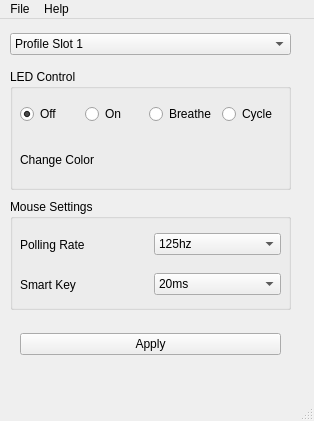
<?xml version="1.0" encoding="UTF-8"?>
<ui version="4.0">
 <class>MainWindow</class>
 <widget class="QMainWindow" name="MainWindow">
  <property name="geometry">
   <rect>
    <x>0</x>
    <y>0</y>
    <width>314</width>
    <height>421</height>
   </rect>
  </property>
  <property name="sizePolicy">
   <sizepolicy hsizetype="Preferred" vsizetype="Preferred">
    <horstretch>0</horstretch>
    <verstretch>0</verstretch>
   </sizepolicy>
  </property>
  <property name="windowTitle">
   <string>AYA Mouse Tool</string>
  </property>
  <widget class="QWidget" name="centralwidget">
   <widget class="QWidget" name="horizontalLayoutWidget_6">
    <property name="geometry">
     <rect>
      <x>10</x>
      <y>10</y>
      <width>281</width>
      <height>31</height>
     </rect>
    </property>
    <layout class="QHBoxLayout" name="hboxProfile" stretch="1">
     <item>
      <widget class="QComboBox" name="comboProfile">
       <item>
        <property name="text">
         <string>Profile Slot 1</string>
        </property>
       </item>
       <item>
        <property name="text">
         <string>Profile Slot 2</string>
        </property>
       </item>
       <item>
        <property name="text">
         <string>Profile Slot 3</string>
        </property>
       </item>
       <item>
        <property name="text">
         <string>Profile Slot 4</string>
        </property>
       </item>
       <item>
        <property name="text">
         <string>Profile Slot 5</string>
        </property>
       </item>
      </widget>
     </item>
    </layout>
   </widget>
   <widget class="QGroupBox" name="groupBox">
    <property name="geometry">
     <rect>
      <x>10</x>
      <y>50</y>
      <width>281</width>
      <height>121</height>
     </rect>
    </property>
    <property name="title">
     <string>LED Control</string>
    </property>
    <widget class="QWidget" name="layoutWidget">
     <property name="geometry">
      <rect>
       <x>10</x>
       <y>30</y>
       <width>261</width>
       <height>31</height>
      </rect>
     </property>
     <layout class="QHBoxLayout" name="hboxLedMode">
      <property name="spacing">
       <number>6</number>
      </property>
      <property name="sizeConstraint">
       <enum>QLayout::SetDefaultConstraint</enum>
      </property>
      <property name="leftMargin">
       <number>0</number>
      </property>
      <item>
       <widget class="QRadioButton" name="radioLedOff">
        <property name="text">
         <string>Off</string>
        </property>
        <property name="checked">
         <bool>true</bool>
        </property>
       </widget>
      </item>
      <item>
       <widget class="QRadioButton" name="radioLedOn">
        <property name="text">
         <string>On</string>
        </property>
       </widget>
      </item>
      <item>
       <widget class="QRadioButton" name="radioLedBreathe">
        <property name="text">
         <string>Breathe</string>
        </property>
       </widget>
      </item>
      <item>
       <widget class="QRadioButton" name="radioLedCycle">
        <property name="text">
         <string>Cycle</string>
        </property>
       </widget>
      </item>
     </layout>
    </widget>
    <widget class="QWidget" name="horizontalLayoutWidget_2">
     <property name="geometry">
      <rect>
       <x>10</x>
       <y>70</y>
       <width>261</width>
       <height>41</height>
      </rect>
     </property>
     <layout class="QHBoxLayout" name="hboxLedColor">
      <item>
       <widget class="QLabel" name="labelColor">
        <property name="text">
         <string>Change Color</string>
        </property>
       </widget>
      </item>
     </layout>
    </widget>
   </widget>
   <widget class="QGroupBox" name="groupBox_2">
    <property name="geometry">
     <rect>
      <x>10</x>
      <y>180</y>
      <width>281</width>
      <height>111</height>
     </rect>
    </property>
    <property name="title">
     <string>Mouse Settings</string>
    </property>
    <widget class="QWidget" name="horizontalLayoutWidget_5">
     <property name="geometry">
      <rect>
       <x>10</x>
       <y>70</y>
       <width>261</width>
       <height>31</height>
      </rect>
     </property>
     <layout class="QHBoxLayout" name="hboxSmartKey" stretch="1,1">
      <item>
       <widget class="QLabel" name="labelSmartKey">
        <property name="text">
         <string>Smart Key</string>
        </property>
       </widget>
      </item>
      <item>
       <widget class="QComboBox" name="comboSmartKey">
        <item>
         <property name="text">
          <string>20ms</string>
         </property>
        </item>
        <item>
         <property name="text">
          <string>40ms</string>
         </property>
        </item>
        <item>
         <property name="text">
          <string>60ms</string>
         </property>
        </item>
        <item>
         <property name="text">
          <string>80ms</string>
         </property>
        </item>
        <item>
         <property name="text">
          <string>100ms</string>
         </property>
        </item>
        <item>
         <property name="text">
          <string>120ms</string>
         </property>
        </item>
        <item>
         <property name="text">
          <string>140ms</string>
         </property>
        </item>
        <item>
         <property name="text">
          <string>160ms</string>
         </property>
        </item>
        <item>
         <property name="text">
          <string>180ms</string>
         </property>
        </item>
        <item>
         <property name="text">
          <string>200ms</string>
         </property>
        </item>
        <item>
         <property name="text">
          <string>220ms</string>
         </property>
        </item>
        <item>
         <property name="text">
          <string>240ms</string>
         </property>
        </item>
       </widget>
      </item>
     </layout>
    </widget>
    <widget class="QWidget" name="horizontalLayoutWidget">
     <property name="geometry">
      <rect>
       <x>10</x>
       <y>30</y>
       <width>261</width>
       <height>31</height>
      </rect>
     </property>
     <layout class="QHBoxLayout" name="hboxMousePolling" stretch="1,1">
      <item>
       <widget class="QLabel" name="labelMousePolling">
        <property name="text">
         <string>Polling Rate</string>
        </property>
       </widget>
      </item>
      <item>
       <widget class="QComboBox" name="comboMousePolling">
        <item>
         <property name="text">
          <string>125hz</string>
         </property>
        </item>
        <item>
         <property name="text">
          <string>250hz</string>
         </property>
        </item>
        <item>
         <property name="text">
          <string>500hz</string>
         </property>
        </item>
        <item>
         <property name="text">
          <string>1000hz</string>
         </property>
        </item>
       </widget>
      </item>
     </layout>
    </widget>
   </widget>
   <widget class="QWidget" name="horizontalLayoutWidget_3">
    <property name="geometry">
     <rect>
      <x>20</x>
      <y>310</y>
      <width>261</width>
      <height>31</height>
     </rect>
    </property>
    <layout class="QHBoxLayout" name="horizontalLayout">
     <item>
      <widget class="QPushButton" name="btnApply">
       <property name="text">
        <string>Apply</string>
       </property>
      </widget>
     </item>
    </layout>
   </widget>
  </widget>
  <widget class="QMenuBar" name="menubar">
   <property name="geometry">
    <rect>
     <x>0</x>
     <y>0</y>
     <width>314</width>
     <height>23</height>
    </rect>
   </property>
   <widget class="QMenu" name="menuFile">
    <property name="title">
     <string>File</string>
    </property>
    <addaction name="btnUpdateMouse"/>
    <addaction name="btnFactoryReset"/>
    <addaction name="btnExit"/>
   </widget>
   <widget class="QMenu" name="menuHelp">
    <property name="title">
     <string>Help</string>
    </property>
    <addaction name="btnGithub"/>
    <addaction name="btnAbout"/>
   </widget>
   <addaction name="menuFile"/>
   <addaction name="menuHelp"/>
  </widget>
  <widget class="QStatusBar" name="statusbar"/>
  <action name="btnAbout">
   <property name="text">
    <string>About</string>
   </property>
  </action>
  <action name="btnUpdateMouse">
   <property name="text">
    <string>Update Mouse</string>
   </property>
  </action>
  <action name="btnFactoryReset">
   <property name="text">
    <string>Factory Reset</string>
   </property>
  </action>
  <action name="btnExit">
   <property name="text">
    <string>Exit</string>
   </property>
  </action>
  <action name="btnGithub">
   <property name="text">
    <string>Github Page</string>
   </property>
  </action>
 </widget>
 <resources/>
 <connections/>
</ui>
